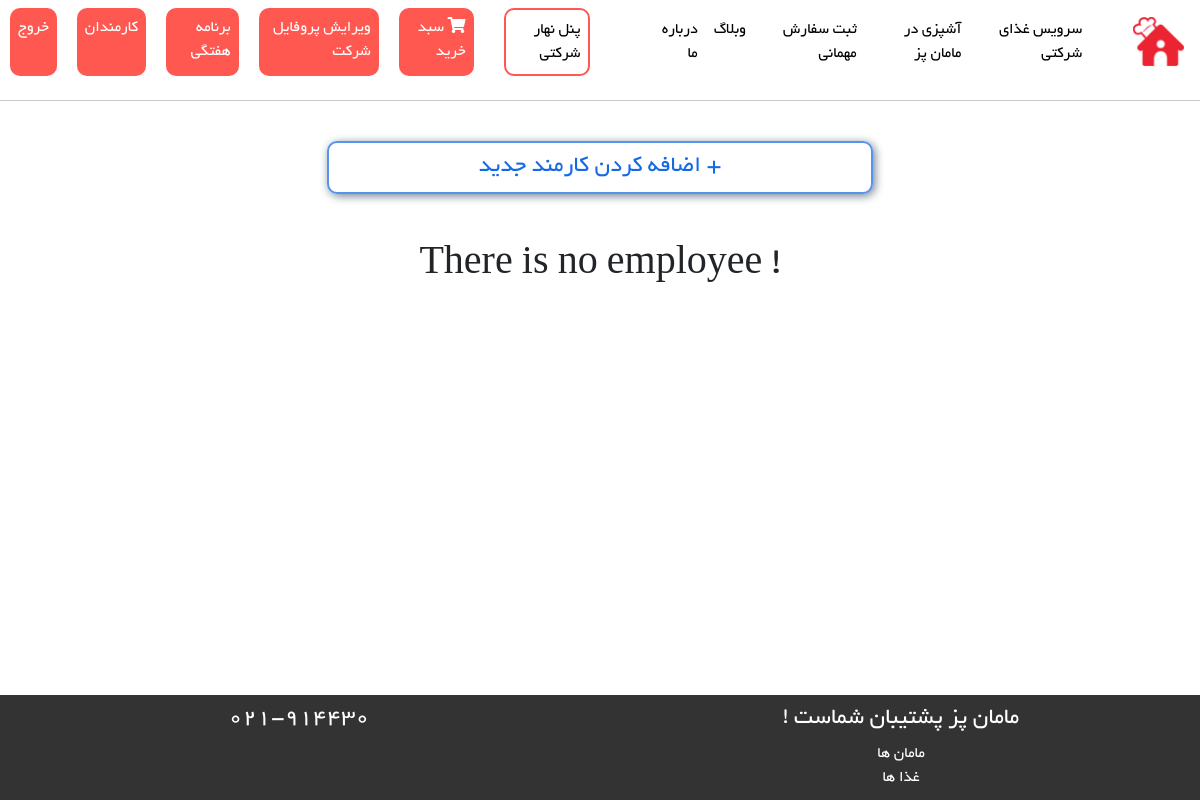
Page /employee/EmployeeList (signed in) on the earlier database version.
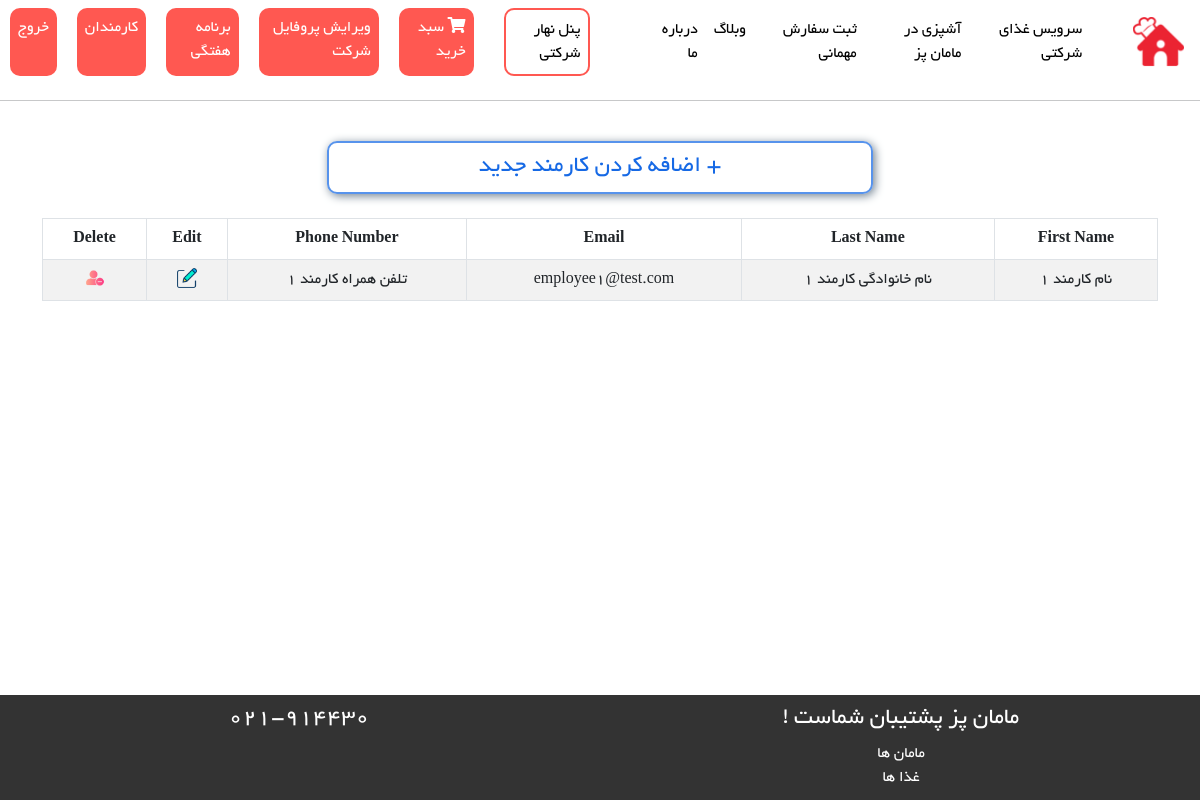
Same page on the later database version.
### Employee/models.py (models this page shows, shortened)
class EmployeeModel(models.Model):
    user = models.ForeignKey(User, on_delete=models.CASCADE)
    company = models.ForeignKey(CompanyModel, on_delete=models.CASCADE)
    class Meta:
        db_table = 'Employee'

### BaseApp/models.py (models this page shows, shortened)
class User(AbstractUser):
    phone_number = models.CharField(max_length=20, null=True, blank=True)
    email_active_code = models.CharField(max_length=100, null=True, blank=True)
    address = models.TextField(null=True, blank=True)
    is_mom = models.BooleanField(default=False)
    is_company = models.BooleanField(default=False)
    is_employee = models.BooleanField(default=False)
    class Meta:
        db_table = 'User'

### Employee/views.py (the view)
# urls.py: path('EmployeeList', views.per_company_employees_list, name='EmployeeList'),
def per_company_employees_list(request):
    company = CompanyModel.objects.filter(user_id=request.user.id).first()
    employees = EmployeeModel.objects.filter(company_id=company.id).order_by('-id')
    context = {
        "employees": employees,
    }
    return render(request, 'Employee/EmployeesList.html', context)

### Employee/templates/Employee/EmployeesList.html
{% extends 'base/layout.html' %}
{% load static %}
{% block HeaderLinks %}
    <link rel="stylesheet" href="{% static 'css/Employee/EmployeesList-style.css' %}">
{% endblock %}
{% block main %}
    <div class="row text-center">
        <div class="col-3"></div>
        <div class="col-6">
            <a href="{% url 'EmployeeRegister' %}">
                <div id="addNewEmployee">
                    <h4>+ اضافه کردن کارمند جدید</h4>
                </div>
            </a>
        </div>
        <div class="col-3"></div>
    </div>
    <br/>
    {% if employees %}
        <div class="row">
            <div class="col-12">
                <table class="table table-striped table-bordered table-hover thead-dark text-center ">
                    <thead>
                    <tr>
                        <th>First Name</th>
                        <th>Last Name</th>
                        <th>Email</th>
                        <th>Phone Number</th>
                        <th>Edit</th>
                        <th>Delete</th>
                    </tr>
                    </thead>
                    <tbody>
                    {% for employee in employees %}
                        <tr>
                            <td>{{ employee.user.first_name }}</td>
                            <td>{{ employee.user.last_name }}</td>
                            <td>{{ employee.user.email }}</td>
                            <td>{{ employee.user.phone_number }}</td>
                            <td>
                                <a href="{% url 'UpdateEmployeeProfile' user_id=employee.user.id %}">
                                    <img class="icon" src="{% static 'image/icons/edit.png' %}">
                                </a>
                            </td>
                            <td>
                                <a href="{% url 'RemoveEmployee' user_id=employee.user.id %}">
                                    <img class="icon" src="{% static 'image/icons/delete user.png' %}">
                                </a>
                            </td>
                        </tr>
                    {% endfor %}
                    </tbody>
                </table>
            </div>
        </div>
    {% else %}
        <div class="row text-center">
            <div class="col-12">
                <br/>
                <h1>! There is no employee</h1>
            </div>
        </div>
    {% endif %}
{% endblock %}

Differences in the rows shown:
added EmployeeModel: user.first_name "نام کارمند 1", user.last_name "نام خانوادگی کارمند ۱", user.email "employee1@test.com", user.phone_number "تلفن همراه کارمند ۱"
Other differences:
text no longer shown: "! There is no employee"
text now shown: "First Name Last Name Email Phone Number Edit Delete"
